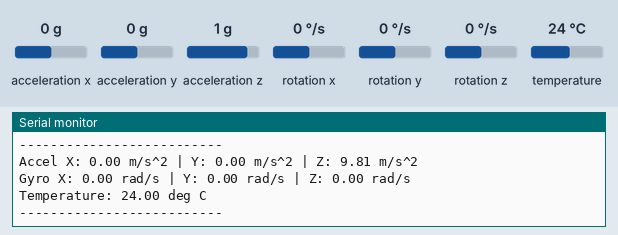
A sketch run on a simulated Arduino Uno, built with avr-gcc and run on an emulated ATmega328P. On the bench: the last lines printed to the serial monitor. The test bench sets the inputs (shaded band); at power-on: acceleration x 0 g, acceleration y 0 g, acceleration z 1 g, rotation x 0 °/s, rotation y 0 °/s, rotation z 0 °/s, temperature 24 °C.

Above: at 1.3 s.
1.4 s: acceleration x set to -1.4 g
2.9 s: acceleration y set to -1.4 g
6.1 s: acceleration z set to -1.4 g
7.6 s: rotation x set to -192 °/s
At 8.4 s:
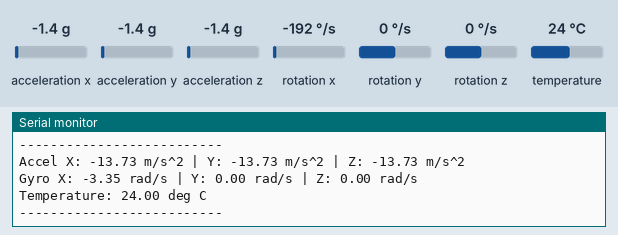
9.1 s: rotation y set to -192 °/s
At 9.62 s:
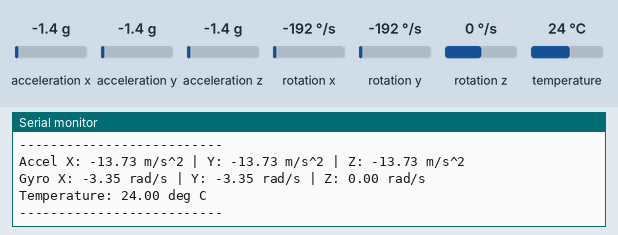

Measured:
- after the input at 7.6 s, the serial monitor: prints a new line after 0.43 s (image 1)
- after the input at 9.1 s, the serial monitor: prints a new line after 0.15 s (image 2)

The sketch:

i2c_mpu6050_sensor_reader.ino
```cpp
#include <Wire.h>
#include <Adafruit_MPU6050.h>
#include <Adafruit_Sensor.h>

Adafruit_MPU6050 mpu;

void setup()
{
  Serial.begin(9600);
  Wire.begin();

  Serial.println("I2C Sensor Reader Started");
  Serial.println("Initializing MPU6050...");

  if (!mpu.begin())
  {
    Serial.println("ERROR: MPU6050 not detected!");
    Serial.println("Check SDA, SCL, VCC and GND.");
    while (1)
    {
      delay(10);
    }
  }

  Serial.println("MPU6050 initialized successfully!");

  mpu.setAccelerometerRange(MPU6050_RANGE_8_G);
  mpu.setGyroRange(MPU6050_RANGE_500_DEG);
  mpu.setFilterBandwidth(MPU6050_BAND_21_HZ);

  delay(100);
}

void loop()
{
  sensors_event_t accel, gyro, temp;

  mpu.getEvent(&accel, &gyro, &temp);

  Serial.print("Accel X: ");
  Serial.print(accel.acceleration.x);
  Serial.print(" m/s^2 | Y: ");
  Serial.print(accel.acceleration.y);
  Serial.print(" m/s^2 | Z: ");
  Serial.print(accel.acceleration.z);
  Serial.println(" m/s^2");

  Serial.print("Gyro X: ");
  Serial.print(gyro.gyro.x);
  Serial.print(" rad/s | Y: ");
  Serial.print(gyro.gyro.y);
  Serial.print(" rad/s | Z: ");
  Serial.print(gyro.gyro.z);
  Serial.println(" rad/s");

  Serial.print("Temperature: ");
  Serial.print(temp.temperature);
  Serial.println(" deg C");

  Serial.println("--------------------------");

  delay(500);
}
```
